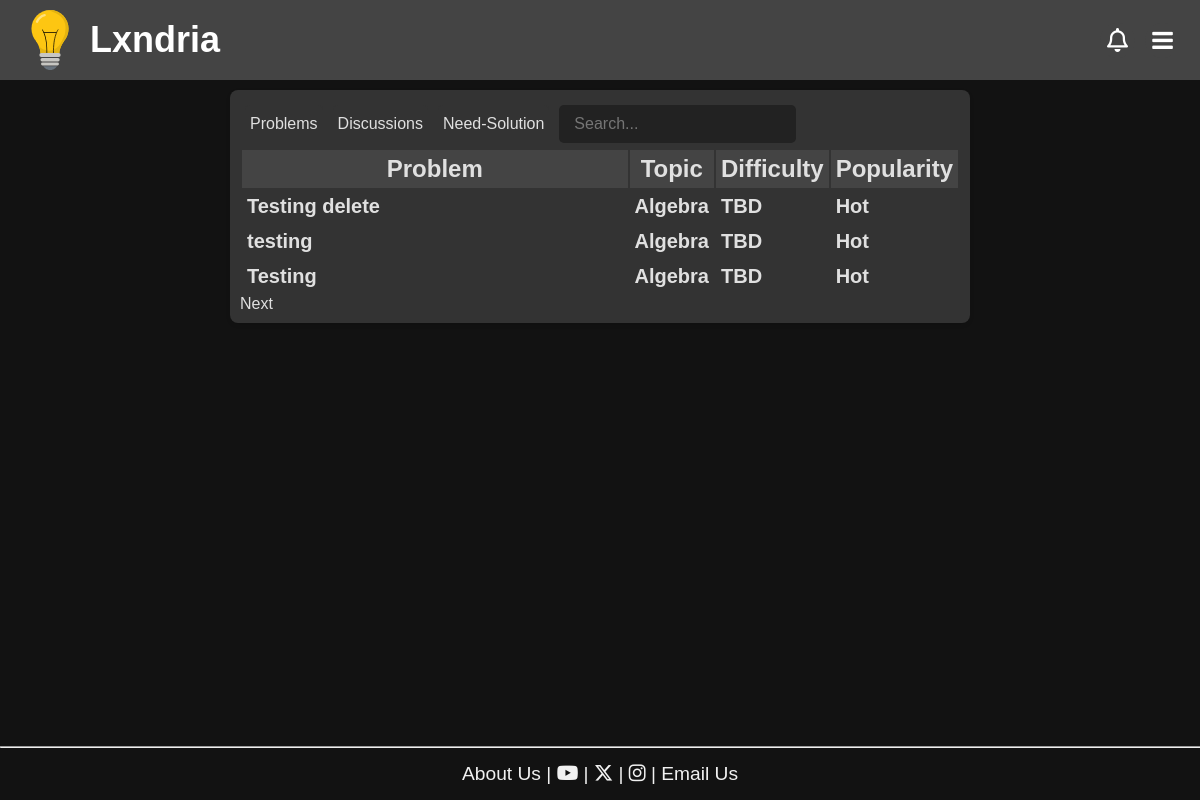
Before: / with the older database file.
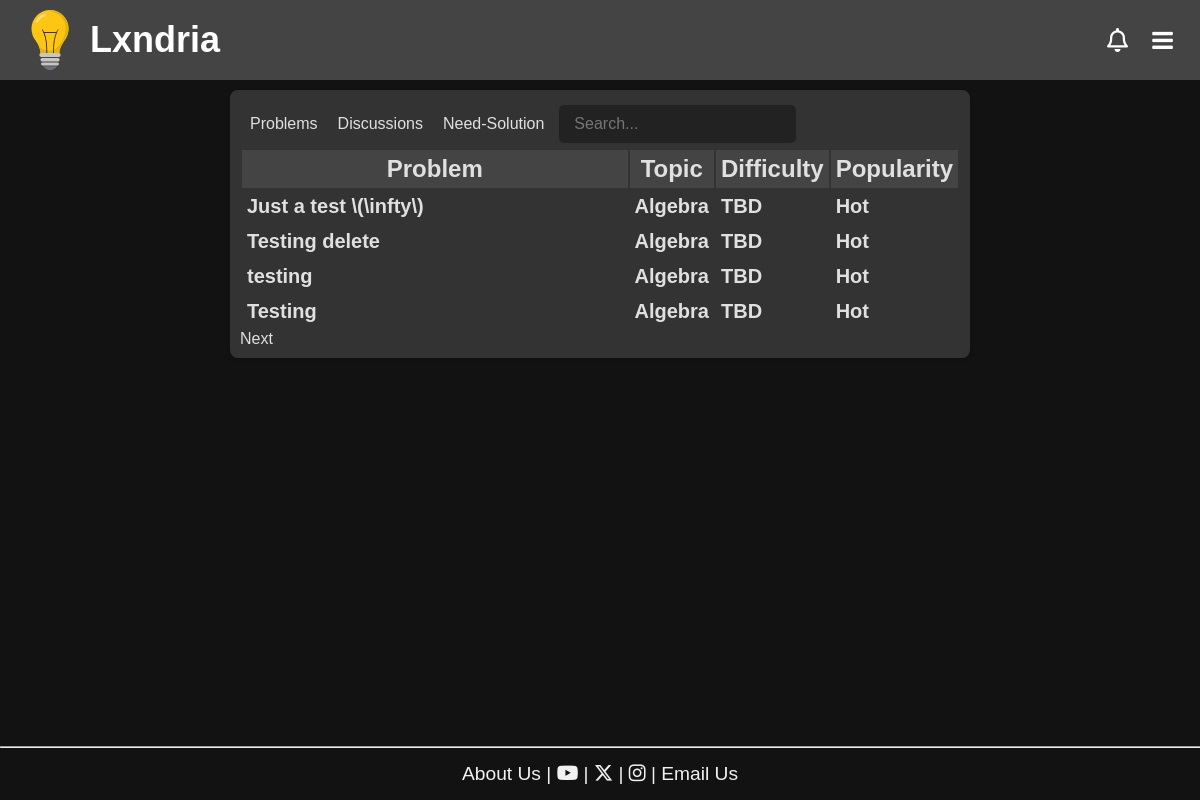
After: the same page with the newer database file.
### app/models.py (models this page shows, shortened)
class Problem(db.Model):
    __tablename__ = "problem"
    __table_args__ = {"extend_existing": True}
    id = db.Column(db.Integer, primary_key=True, autoincrement=True)
    title = db.Column(db.String(100), nullable=False)
    topic = db.Column(db.String(30), nullable=False)
    attempts = db.Column(db.Integer, default=0)
    solved = db.Column(db.Integer, default=0)
    created_at = db.Column(db.DateTime, default=datetime.utcnow)
    updated_at = db.Column(db.DateTime, onupdate=datetime.utcnow)
    views = db.Column(db.Integer, default=0)
    author = db.Column(db.String(80), db.ForeignKey('user.username'))
    user = db.relationship('User', backref=db.backref('problems', cascade="all, delete-orphan"))
    content = db.Column(db.Text, nullable=False)
    encrypted_answer = db.Column(db.Text, nullable=False)
    __table_args__ = (
        CheckConstraint("topic IN ('Algebra', 'Geometry', 'Number Theory', 'Calculus', 'Logic', 'Classical Mechanics', 'Electricity and Magnetism', 'Computer Science', 'Quantitative Finance', 'Chemistry', 'Probability')", name="valid_topic_check"),
    )
    @property
    def difficulty(self):
        if self.attempts == 0:
            return "TBD"
        elif self.solved/self.attempts > os.getenv('EASY_THRESHOLD', 0.7):
            return "Easy"
        elif self.solved/self.attempts > os.getenv('MEDIUM_THRESHOLD', 0.3):
            return "Medium"
        else:
            return "Hard"
    @hybrid_property
    def popularity_value(self):
        views_weight = os.getenv('VIEWS_WEIGHT', 0.5)
        attempts_weight = os.getenv('ATTEMPTS_WEIGHT', 1.5)
        bookmarks_weight = os.getenv('BOOKMARKS_WEIGHT', 3)
        views = self.views
        attempts = self.attempts
        bookmarks = Bookmarks.query.filter_by(problem_id=self.id).count()
        return views_weight*views + attempts_weight*attempts + bookmarks_weight*bookmarks
    @property
    def popularity(self):
        popularity_value = self.popularity_value
        if popularity_value > os.getenv('POPULAR_THRESHOLD', 1000):
            return "Popular"
        elif popularity_value > os.getenv('TRENDING_THRESHOLD', 500):
            return "Trending"
        elif popularity_value > os.getenv('ACTIVE_THRESHOLD', 100):
            return "Active"
        else:
            return "Hot"
    @hybrid_property
    def needs_solution(self):
        solutions = Solutions.query.filter_by(problem_id=self.id).count()
        if solutions == 0:
            return True
        return False
    @needs_solution.expression
    def needs_solution(cls):
        return ~db.session.query(Solutions.id).filter(Solutions.problem_id == cls.id).exists()

### app/routes/main.py (the view, shortened to what this page needs)
@main_bp.route('/')
def index():
    pageNumber = request.args.get('page', default=0, type=int)
    rows = request.args.get('rows', default=10, type=int)
    table = request.args.get('table', default='problems', type=str)
    sort_by = request.args.get('sort', default='created_at', type=str)
    sort_convention = request.args.get('convention', default='desc', type=str)
    if sort_by == 'created_at':
        if sort_convention == 'asc':
            all_problems = Problem.query.order_by(Problem.created_at).all()
            all_discussions = Discussion.query.order_by(Discussion.created_at).all()
            need_solution = Problem.query.filter(Problem.needs_solution == True).order_by(Problem.created_at).all()
        else:
            all_problems = Problem.query.order_by(Problem.created_at.desc()).all()
            all_discussions = Discussion.query.order_by(Discussion.created_at.desc()).all()
            need_solution = Problem.query.filter(Problem.needs_solution == True).order_by(Problem.created_at).all()
    new_sort_convention = 'asc' if sort_convention == 'desc' else 'desc'
    return render_template('index.html', problems=all_problems, page=pageNumber, row_per_page=rows, discussions=all_discussions, table=table, need_solution=need_solution, sort_convention=new_sort_convention)

### app/models.py (called while the page is built)
    @hybrid_property
    def popularity_value(self):
        views_weight = os.getenv('VIEWS_WEIGHT', 0.5)
        comments_weight = os.getenv('COMMENTS_WEIGHT', 2)
        bookmarks_weight = os.getenv('BOOKMARKS_WEIGHT', 3)
        time_constant = os.getenv('TIME_CONSTANT', 100)
        views = self.views
        comments = Comments.query.filter_by(parent_id='D'+str(self.id)).count()
        bookmarks = Bookmarks.query.filter_by(discussion_id=self.id).count()
        return views_weight*views + comments_weight*comments + bookmarks_weight*bookmarks

    @property
    def popularity(self):
        popularity_value = self.popularity_value
        if popularity_value > os.getenv('POPULAR_THRESHOLD', 1000):
            return "Popular"
        elif popularity_value > os.getenv('TRENDING_THRESHOLD', 500):
            return "Trending"
        elif popularity_value > os.getenv('ACTIVE_THRESHOLD', 100):
            return "Active"
        else:
            return "Hot"

### app/templates/index.html (shortened to what this page needs)
<!DOCTYPE html>
<html>
<head>
{%include 'banner.html'%}
  <link rel="stylesheet" href="{{url_for('static', filename='css/homepage.css')}}">
</head>
<body>
<div class="content">
  <div class="Table">
    {%include 'main_table_header.html'%}
    {%if table=='problems'%}
    <div class ="table" id="Problems">
    {%else%}
    <div class ="table" id="Problems" style="display: none;">
    {%endif%}
    <table id="problems-table">
      <tr>
        <th>Problem</th>
        <th>Topic</th>
        <th><a href="/?sort=Difficulty&convention={{sort_convention}}&table=problems">Difficulty</a></th>
        <th><a href="/?sort=Popularity&convention={{sort_convention}}&table=problems">Popularity</a></th>
      </tr>
      {% for index in range(page*row_per_page, (page+1)*row_per_page) %}
      {% if index >= problems|length %}
        {% set stop=true %}
      {% else %}
        {% set problem = problems[index] %}
      <tr>
        <td><a href="/problem/{{problem.id}}">{{problem.title}}</a></td>
        <td>{{problem.topic}}</td>
        <td>{{problem.difficulty}}</td>
        <td>{{problem.popularity}}</td>
      </tr>
      {% endif %}
      {% endfor %}
    </table>
    <div class="pagination">
      {% if not stop %}
        <a href="/?page={{page+1}}&table=problems">Next</a>
      {% endif %}
  </div>
  </div>
</div>
</div>
<div style="position: fixed; bottom: 0; width: 100%;">
{%include 'footer.html'%}
</div>
</body>
</html>

Changed rows visible on the page:
added Problem: title "Just a test \\(\\infty\\)", topic "Algebra", difficulty "TBD", popularity "Hot"
